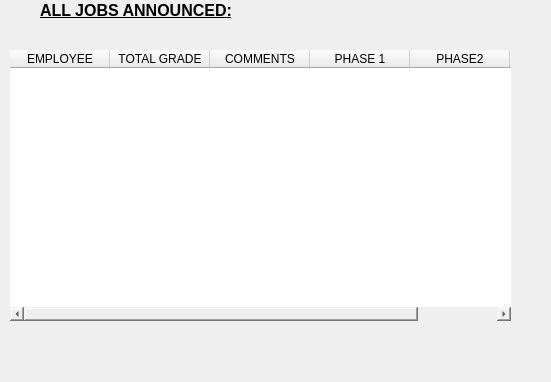
<?xml version="1.0" encoding="UTF-8"?>
<ui version="4.0">
 <class>EvalResults</class>
 <widget class="QWidget" name="EvalResults">
  <property name="geometry">
   <rect>
    <x>0</x>
    <y>0</y>
    <width>551</width>
    <height>382</height>
   </rect>
  </property>
  <property name="sizePolicy">
   <sizepolicy hsizetype="Preferred" vsizetype="Preferred">
    <horstretch>100</horstretch>
    <verstretch>100</verstretch>
   </sizepolicy>
  </property>
  <property name="minimumSize">
   <size>
    <width>0</width>
    <height>0</height>
   </size>
  </property>
  <property name="windowTitle">
   <string>Form</string>
  </property>
  <widget class="QTableWidget" name="tableWidgetResults">
   <property name="geometry">
    <rect>
     <x>10</x>
     <y>50</y>
     <width>501</width>
     <height>271</height>
    </rect>
   </property>
   <property name="sizePolicy">
    <sizepolicy hsizetype="Fixed" vsizetype="Preferred">
     <horstretch>200</horstretch>
     <verstretch>100</verstretch>
    </sizepolicy>
   </property>
   <property name="minimumSize">
    <size>
     <width>300</width>
     <height>200</height>
    </size>
   </property>
   <property name="styleSheet">
    <string notr="true">border: 0px;</string>
   </property>
   <column>
    <property name="text">
     <string>EMPLOYEE</string>
    </property>
   </column>
   <column>
    <property name="text">
     <string>TOTAL GRADE</string>
    </property>
   </column>
   <column>
    <property name="text">
     <string>COMMENTS</string>
    </property>
   </column>
   <column>
    <property name="text">
     <string>PHASE 1</string>
    </property>
   </column>
   <column>
    <property name="text">
     <string>PHASE2</string>
    </property>
   </column>
   <column>
    <property name="text">
     <string>PHASE3</string>
    </property>
   </column>
  </widget>
  <widget class="QLabel" name="label">
   <property name="geometry">
    <rect>
     <x>40</x>
     <y>-10</y>
     <width>321</width>
     <height>41</height>
    </rect>
   </property>
   <property name="font">
    <font>
     <pointsize>12</pointsize>
     <weight>75</weight>
     <bold>true</bold>
     <underline>true</underline>
    </font>
   </property>
   <property name="text">
    <string>ALL JOBS ANNOUNCED:</string>
   </property>
  </widget>
 </widget>
 <resources/>
 <connections/>
</ui>
